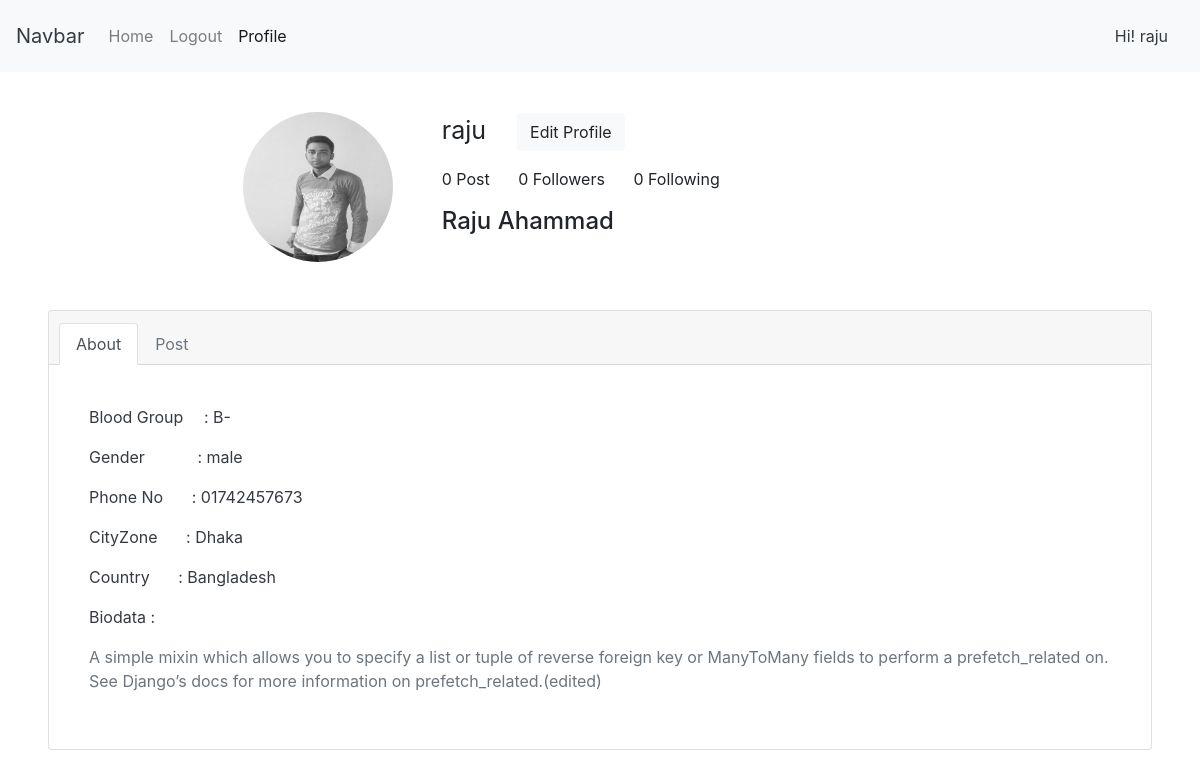
/profile/ (signed in), run on the app's committed database.
### profilee/models.py (models this page shows, shortened)
class User(AbstractUser):
    email = models.EmailField(_('email address'), unique=True)
    USERNAME_FIELD = 'email'
    REQUIRED_FIELDS = []
    objects = UserManager()

class UserProfile(models.Model):
    MALE = 'male'
    FEMALE = 'female'
    OTHERS = 'others'
    GENDER_CHOICE = (
    (MALE, 'male'),
    (FEMALE, 'female'),
    (OTHERS, 'others'),
    )
    user = models.OneToOneField(settings.AUTH_USER_MODEL, on_delete=models.CASCADE)
    blood_group = models.CharField(max_length=100, null=True)
    gender = models.CharField(max_length=120, choices=GENDER_CHOICE, default=MALE)
    website = models.URLField(default='', blank=True)
    bio = models.TextField(default='', blank=True, null=True)
    phone = models.CharField(max_length=20, blank=True, default='')
    city = models.CharField(max_length=100, default='', blank=True)
    country = models.CharField(max_length=100, default='', blank=True)
    image = models.ImageField(default='default.png', blank = True, null=True)

### profilee/views.py (the view)
# urls.py: path('profile/', views.UserProfileView.as_view(), name = 'profile'),
class UserProfileView(ListView):
    model = UserProfile
    template_name = 'profile.html'

### templates/profile.html (shortened to what this page needs)
{% extends 'base.html' %}
{% load crispy_forms_tags %}
{% block content %}
<br>
<div class="conatiner mt-3 ml-5 mr-5">
  <div class="row mr-4">
  <div class="col-sm-3 " style="margin-left: 120px; padding-left: 90px;">
    <div class="">
      <img src="{{ user.userprofile.image.url }}" class="img-circle" style="width: 150px; height: 150px; border-radius: 50%; " alt="profile photo">
    </div>
  </div>
  <div class="col-sm-6">
    <div class="">
        <p style="font-size: 25px;">{{ user.username }} <span class="ml-4"> <a href="{% url 'profileupdate' %}" class="btn btn-light">  Edit Profile</a></span></p>
        <p>0 Post <span class="ml-4" >0 Followers</span> <span class="ml-4" >0 Following </span></p>
        <h4>{{user.first_name}} {{user.last_name}}</h4>
    </div>
  </div>
</div>
<br>
<div class="card mt-4">
  <div class="card-header ">
    <ul class="nav nav-tabs card-header-tabs">
      <li class="nav-item">
        <a class="nav-link active" href="#">About</a>
      </li>
      <li class="nav-item">
        <a class="nav-link disabled" href="#" tabindex="-1" aria-disabled="true">Post</a>
      </li>
    </ul>
  </div>
  <div class="card-body text-dark">
    {% if user.is_authenticated %}
    <div class="card-body">
      <p> Blood Group <span class="ml-3 mb-2"> : {{ user.userprofile.blood_group }}</span> </p>
      <p>Gender <span class="ml-5 mb-2"> : {{ user.userprofile.gender }}</span></p>
      <p>Phone No <span class="ml-4 mb-2">: {{ user.userprofile.phone }}</span></p>
      <p>CityZone <span class="ml-4 mb-2">: {{ user.userprofile.city }}</span></p>
      <p> Country <span class="ml-4 mb-2">: {{ user.userprofile.country }}</span></p>
      <p class=""> Biodata : </p>
      <p class="text-secondary">{{ user.userprofile.bio }}</p>
    </div>
  </div>
  {% endif %}
  </div>
</div>
</div>
<br>
<br>
<br>
{% endblock  %}

### templates/base.html (shortened to what this page needs)
<!doctype html>
<html lang="en">
  <head>
    <link rel="stylesheet" href="https://stackpath.bootstrapcdn.com/bootstrap/4.2.1/css/bootstrap.min.css">
  </head>
  <body>
    <div class="">
  <nav class="navbar navbar-expand-lg navbar-light bg-light">
    <a class="navbar-brand text-dark" href="{% url 'home' %}">Navbar</a>
    <div class="collapse navbar-collapse" id="navbarText">
      <ul class="navbar-nav mr-auto">
        <li  class="{% if request.resolver_match.url_name == "home" %}active{% endif %}">
          <a class="nav-link" href="{% url 'home' %}">Home <span class="sr-only">(current)</span></a>
        </li>
        {% if user.is_authenticated %}
        <li class="{% if request.resolver_match.url_name == "logout" %}active{% endif %}">
          <a class="nav-link" href="{% url 'logout' %}">Logout </a>
        </li>
        {% else %}
        <li class="nav-item ">
          <a class="nav-link " href="{% url 'login' %}">Login <span class="sr-only"></span></a>
        </li>
        {% endif %}
        <li class="{% if request.resolver_match.url_name == "profile" %}active{% endif %}">
          <a class="nav-link " href="{% url 'profile' %}">Profile </a>
        </li>
      </ul>
      <span class="navbar-text">
        <a class="nav-link text-dark" href="{% url 'profile' %}">Hi! {{  user.username }} </a>
      </span>
    </div>
  </nav>
  <div class="">
    {% block content %}
    {% endblock %}
  </div>
  </body>
</html>

### data on the page
User: username "raju", userprofile.image (picture), first_name "Raju", last_name "Ahammad", userprofile.blood_group "B-", userprofile.gender "male", userprofile.phone "01742457673", userprofile.city "Dhaka", userprofile.country "Bangladesh", userprofile.bio "A simple mixin which allows you to specify a list or tuple of reverse foreign key or ManyToMany fields to perform a prefetch_related on. See Django’s docs for more information on prefetch_related.(edited)"
